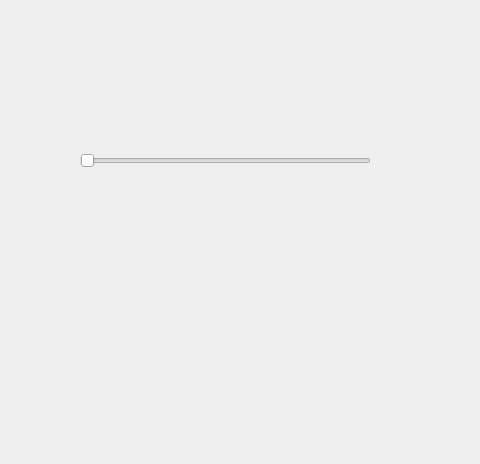
<?xml version="1.0" encoding="UTF-8"?>
<ui version="4.0">
 <class>MainWindow</class>
 <widget class="QMainWindow" name="MainWindow">
  <property name="geometry">
   <rect>
    <x>0</x>
    <y>0</y>
    <width>480</width>
    <height>464</height>
   </rect>
  </property>
  <property name="sizePolicy">
   <sizepolicy hsizetype="Fixed" vsizetype="Fixed">
    <horstretch>0</horstretch>
    <verstretch>0</verstretch>
   </sizepolicy>
  </property>
  <property name="minimumSize">
   <size>
    <width>2</width>
    <height>0</height>
   </size>
  </property>
  <property name="windowTitle">
   <string>MainWindow</string>
  </property>
  <widget class="QWidget" name="centralwidget">
   <widget class="QSlider" name="brightness_slider">
    <property name="geometry">
     <rect>
      <x>80</x>
      <y>150</y>
      <width>291</width>
      <height>22</height>
     </rect>
    </property>
    <property name="sizePolicy">
     <sizepolicy hsizetype="Expanding" vsizetype="Preferred">
      <horstretch>0</horstretch>
      <verstretch>0</verstretch>
     </sizepolicy>
    </property>
    <property name="autoFillBackground">
     <bool>true</bool>
    </property>
    <property name="maximum">
     <number>100</number>
    </property>
    <property name="orientation">
     <enum>Qt::Horizontal</enum>
    </property>
   </widget>
  </widget>
 </widget>
 <resources/>
 <connections/>
</ui>
